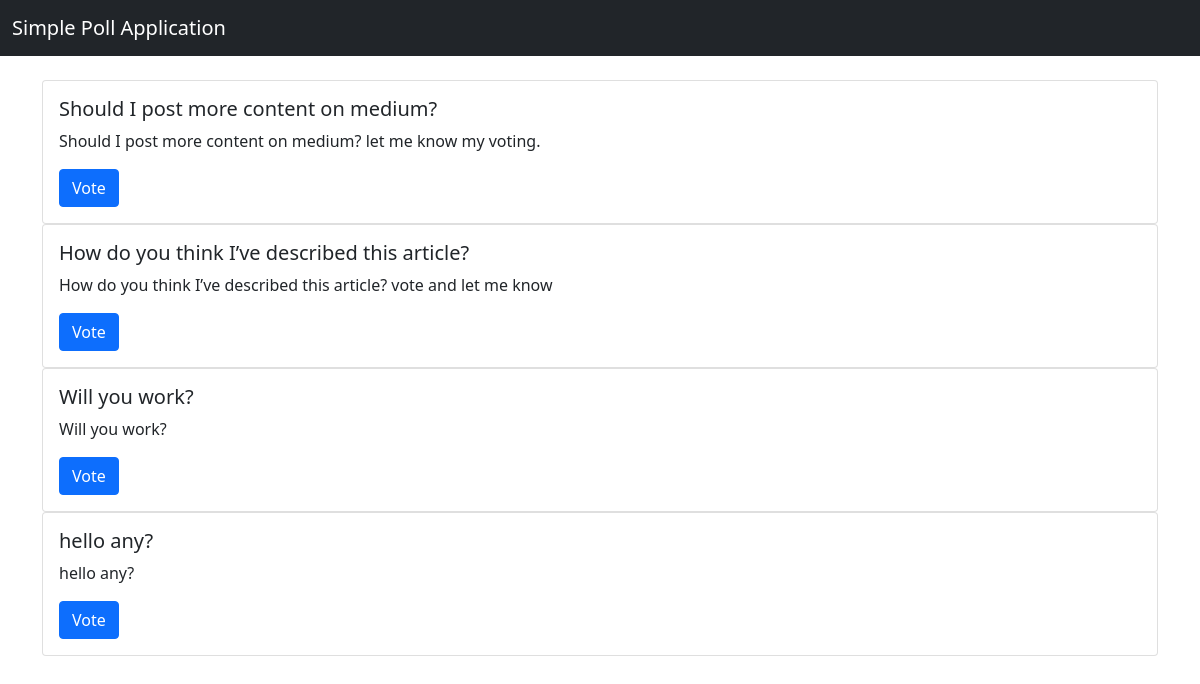
The page / on the database its author committed.
### PollApp/models.py (models this page shows, shortened)
class Poll(models.Model):
    name = models.CharField(max_length=50)
    description = models.TextField()
    choices = models.ManyToManyField(
        Choice, related_name='related_polls', blank=True)

### PollApp/views.py (the view)
# urls.py: path("", views.HomeView.as_view(), name="home"),
class HomeView(View):
    def get(self, request):
        polls = Poll.objects.all()
        return render(
            request,
            template_name="PollApp/home.html",
            context={
                "polls": polls,
            }
        )

### PollApp/templates/PollApp/home.html
{% extends 'base.html' %}
{% block body %}
{% for poll in polls %}
<div class="card">
  <div class="card-body">
    <h5 class="card-title">{{ poll.name }}</h5>
    <p class="card-text">{{ poll.description }}</p>
    <a href="{% url 'PollApp:poll' poll.id %}" class="btn btn-primary">Vote</a>
  </div>
</div>
{% endfor %}
{% endblock %}

### rows shown on the page
Poll: name "Should I post more content on medium?", description "Should I post more content on medium? let me know my voting."
Poll: name "How do you think I’ve described this article?", description "How do you think I’ve described this article? vote and let me know"
Poll: name "Will you work?", description "Will you work?"
Poll: name "hello any?", description "hello any?"
